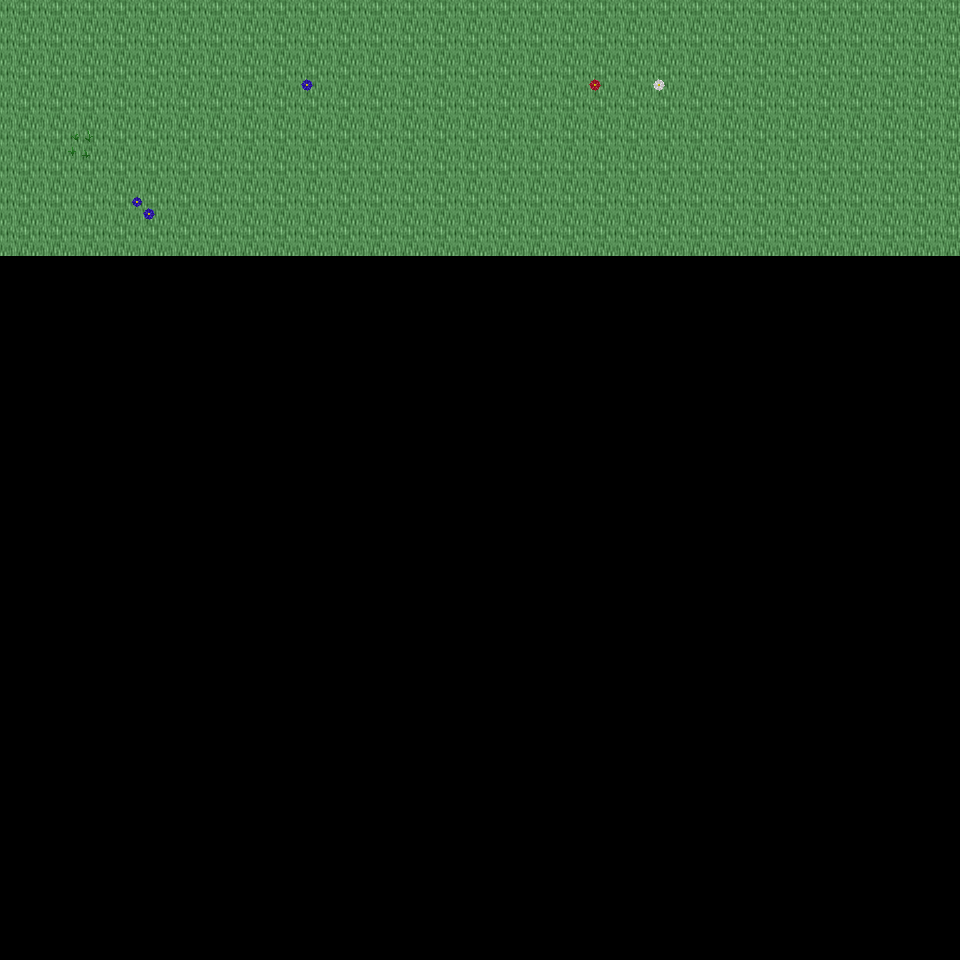

This is a level from a 2D game, rendered from its Tiled map with the project's own tilesets. A one-line summary and the map file follow, with tile-layer data summarised:
An orthogonal 30x30 tile map with 32x32 px tiles, 6 tile layers (Ground, Object, Object2, Above, ...), 14 tilesets and 3 objects (3x mapExit).

<map version="1.0" orientation="orthogonal" renderorder="right-down" width="30" height="30" tilewidth="32" tileheight="32" nextobjectid="4">
  <tileset firstgid="1" name="tileset_ground_ground" tilewidth="32" tileheight="32" tilecount="33" columns="3">
    <image source="../drawable/tileset_ground_ground.png" width="96" height="352" />
  </tileset>
  <tileset firstgid="34" name="tileset_plant_flower_daisy_white" tilewidth="32" tileheight="32" tilecount="8" columns="2">
    <image source="../drawable/tileset_plant_flower_daisy_white.png" width="64" height="128" />
  </tileset>
  <tileset firstgid="42" name="tileset_plant_flower_daisy_yellow" tilewidth="32" tileheight="32" tilecount="8" columns="2">
    <image source="../drawable/tileset_plant_flower_daisy_yellow.png" width="64" height="128" />
  </tileset>
  <tileset firstgid="50" name="tileset_plant_flower_daisy_blue" tilewidth="32" tileheight="32" tilecount="8" columns="2">
    <image source="../drawable/tileset_plant_flower_daisy_blue.png" width="64" height="128" />
  </tileset>
  <tileset firstgid="58" name="tileset_plant_grasses" tilewidth="32" tileheight="32" tilecount="6" columns="3">
    <image source="../drawable/tileset_plant_grasses.png" width="96" height="64" />
  </tileset>
  <tileset firstgid="64" name="tileset_plant_flower_daisy_red" tilewidth="32" tileheight="32" tilecount="8" columns="2">
    <image source="../drawable/tileset_plant_flower_daisy_red.png" width="64" height="128" />
  </tileset>
  <tileset firstgid="72" name="tileset_plant_tree_tree_darkgreen" tilewidth="32" tileheight="32" tilecount="88" columns="8">
    <image source="../drawable/tileset_plant_tree_tree_darkgreen.png" width="256" height="352" />
  </tileset>
  <tileset firstgid="160" name="tileset_logic_creature_elf" tilewidth="32" tileheight="32" tilecount="16" columns="8">
    <image source="../drawable/tileset_logic_creature_elf.png" width="256" height="64" />
  </tileset>
  <tileset firstgid="176" name="tileset_logic_creature_animal" tilewidth="32" tileheight="32" tilecount="32" columns="8">
    <image source="../drawable/tileset_logic_creature_animal.png" width="256" height="128" />
  </tileset>
  <tileset firstgid="208" name="tileset_logic_collision" tilewidth="32" tileheight="32" tilecount="1" columns="1">
    <image source="../drawable/tileset_logic_collision.png" width="32" height="32" />
  </tileset>
  <tileset firstgid="209" name="tileset_logic_creature_ent" tilewidth="32" tileheight="32" tilecount="4" columns="4">
    <image source="../drawable/tileset_logic_creature_ent.png" width="128" height="32" />
  </tileset>
  <tileset firstgid="213" name="tileset_logic_creature_human_evil" tilewidth="32" tileheight="32" tilecount="16" columns="8">
    <image source="../drawable/tileset_logic_creature_human_evil.png" width="256" height="64" />
  </tileset>
  <tileset firstgid="229" name="tileset_ground_green_paving" tilewidth="32" tileheight="32" tilecount="18" columns="3">
    <image source="../drawable/tileset_ground_green_paving.png" width="96" height="192" />
  </tileset>
  <tileset firstgid="247" name="tileset_logic_protection" tilewidth="32" tileheight="32" tilecount="2" columns="2">
    <image source="../drawable/tileset_logic_protection.png" width="64" height="32" />
  </tileset>
  <layer name="Ground" width="30" height="30">
    <data>[900 cells, 240 non-empty, 1 distinct tile ids]</data>
  </layer>
  <layer name="Object" width="30" height="30">
    <data>[900 cells, 5 non-empty, 5 distinct tile ids]</data>
  </layer>
  <layer name="Object2" width="30" height="30">
    <data>[900 cells, 0 non-empty, 0 distinct tile ids]</data>
  </layer>
  <layer name="Above" width="30" height="30">
    <data>[900 cells, 0 non-empty, 0 distinct tile ids]</data>
  </layer>
  <layer name="Above2" width="30" height="30">
    <data>[900 cells, 0 non-empty, 0 distinct tile ids]</data>
  </layer>
  <layer name="Walkable" width="30" height="30">
    <data>[900 cells, 0 non-empty, 0 distinct tile ids]</data>
  </layer>
  <objectgroup name="MapEvents">
    <object id="1" name="north" type="mapExit" x="0" y="0" width="960" height="32">
      <properties>
        <property name="map" value="level_0_x189_y79" />
        <property name="x" value="0" />
        <property name="y" value="28" />
      </properties>
    </object>
    <object id="2" name="west" type="mapExit" x="0" y="0" width="32" height="960">
      <properties>
        <property name="map" value="level_0_x188_y80" />
        <property name="x" value="28" />
        <property name="y" value="0" />
      </properties>
    </object>
    <object id="3" name="east" type="mapExit" x="928" y="0" width="32" height="960">
      <properties>
        <property name="map" value="level_0_x190_y80" />
        <property name="x" value="1" />
        <property name="y" value="0" />
      </properties>
    </object>
  </objectgroup>
</map>
